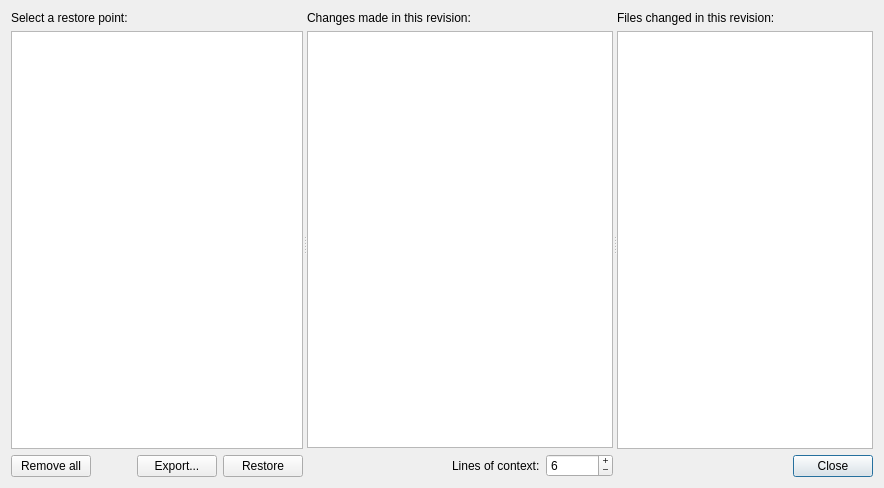
<?xml version="1.0" encoding="UTF-8"?>
<ui version="4.0">
 <class>ChangeHistory</class>
 <widget class="QWidget" name="ChangeHistory">
  <property name="geometry">
   <rect>
    <x>0</x>
    <y>0</y>
    <width>884</width>
    <height>488</height>
   </rect>
  </property>
  <property name="windowTitle">
   <string>Change History</string>
  </property>
  <layout class="QVBoxLayout" name="verticalLayout">
   <item>
    <widget class="QSplitter" name="splitter">
     <property name="orientation">
      <enum>Qt::Horizontal</enum>
     </property>
     <property name="childrenCollapsible">
      <bool>false</bool>
     </property>
     <widget class="QWidget" name="revsContainer" native="true">
      <layout class="QVBoxLayout" name="verticalLayout_2">
       <property name="sizeConstraint">
        <enum>QLayout::SetMinAndMaxSize</enum>
       </property>
       <property name="leftMargin">
        <number>0</number>
       </property>
       <property name="topMargin">
        <number>0</number>
       </property>
       <property name="rightMargin">
        <number>0</number>
       </property>
       <property name="bottomMargin">
        <number>0</number>
       </property>
       <item>
        <widget class="QLabel" name="directionsLabel">
         <property name="text">
          <string>Select a restore point:</string>
         </property>
        </widget>
       </item>
       <item>
        <widget class="QListWidget" name="revisionList">
         <property name="sizePolicy">
          <sizepolicy hsizetype="Preferred" vsizetype="Expanding">
           <horstretch>0</horstretch>
           <verstretch>0</verstretch>
          </sizepolicy>
         </property>
        </widget>
       </item>
       <item>
        <layout class="QHBoxLayout" name="revsButtonLayout">
         <item>
          <widget class="QPushButton" name="removeAllButton">
           <property name="sizePolicy">
            <sizepolicy hsizetype="Fixed" vsizetype="Fixed">
             <horstretch>0</horstretch>
             <verstretch>0</verstretch>
            </sizepolicy>
           </property>
           <property name="text">
            <string>Remove all</string>
           </property>
           <property name="autoDefault">
            <bool>false</bool>
           </property>
           <property name="default">
            <bool>false</bool>
           </property>
          </widget>
         </item>
         <item>
          <spacer name="buttonSpacer">
           <property name="orientation">
            <enum>Qt::Horizontal</enum>
           </property>
           <property name="sizeHint" stdset="0">
            <size>
             <width>40</width>
             <height>20</height>
            </size>
           </property>
          </spacer>
         </item>
         <item>
          <widget class="QPushButton" name="exportButton">
           <property name="sizePolicy">
            <sizepolicy hsizetype="Fixed" vsizetype="Fixed">
             <horstretch>0</horstretch>
             <verstretch>0</verstretch>
            </sizepolicy>
           </property>
           <property name="toolTip">
            <string>Export the project as it existed at the selected restore point</string>
           </property>
           <property name="text">
            <string>Export...</string>
           </property>
           <property name="autoDefault">
            <bool>false</bool>
           </property>
           <property name="default">
            <bool>false</bool>
           </property>
          </widget>
         </item>
         <item>
          <widget class="QPushButton" name="restoreButton">
           <property name="sizePolicy">
            <sizepolicy hsizetype="Fixed" vsizetype="Fixed">
             <horstretch>0</horstretch>
             <verstretch>0</verstretch>
            </sizepolicy>
           </property>
           <property name="text">
            <string>Restore</string>
           </property>
           <property name="autoDefault">
            <bool>false</bool>
           </property>
           <property name="default">
            <bool>false</bool>
           </property>
          </widget>
         </item>
        </layout>
       </item>
      </layout>
     </widget>
     <widget class="QWidget" name="diffContainer" native="true">
      <property name="sizePolicy">
       <sizepolicy hsizetype="Preferred" vsizetype="Preferred">
        <horstretch>1</horstretch>
        <verstretch>0</verstretch>
       </sizepolicy>
      </property>
      <layout class="QVBoxLayout" name="verticalLayout_3">
       <property name="leftMargin">
        <number>0</number>
       </property>
       <property name="topMargin">
        <number>0</number>
       </property>
       <property name="rightMargin">
        <number>0</number>
       </property>
       <property name="bottomMargin">
        <number>0</number>
       </property>
       <item>
        <widget class="QLabel" name="diffLabel">
         <property name="text">
          <string>Changes made in this revision:</string>
         </property>
        </widget>
       </item>
       <item>
        <widget class="QTextBrowser" name="diffText"/>
       </item>
       <item>
        <layout class="QHBoxLayout" name="contextLayout">
         <item>
          <spacer name="horizontalSpacer">
           <property name="orientation">
            <enum>Qt::Horizontal</enum>
           </property>
           <property name="sizeHint" stdset="0">
            <size>
             <width>40</width>
             <height>20</height>
            </size>
           </property>
          </spacer>
         </item>
         <item>
          <widget class="QLabel" name="contextLabel">
           <property name="text">
            <string>Lines of context:</string>
           </property>
          </widget>
         </item>
         <item>
          <widget class="QSpinBox" name="contextSpinBox">
           <property name="buttonSymbols">
            <enum>QAbstractSpinBox::PlusMinus</enum>
           </property>
           <property name="maximum">
            <number>999999</number>
           </property>
           <property name="value">
            <number>6</number>
           </property>
          </widget>
         </item>
        </layout>
       </item>
      </layout>
     </widget>
     <widget class="QWidget" name="diffFilesContainer" native="true">
      <layout class="QVBoxLayout" name="verticalLayout_4">
       <property name="leftMargin">
        <number>0</number>
       </property>
       <property name="topMargin">
        <number>0</number>
       </property>
       <property name="rightMargin">
        <number>0</number>
       </property>
       <property name="bottomMargin">
        <number>0</number>
       </property>
       <item>
        <widget class="QLabel" name="diffFilesLabel">
         <property name="text">
          <string>Files changed in this revision:</string>
         </property>
        </widget>
       </item>
       <item>
        <widget class="QListWidget" name="diffFilesList"/>
       </item>
       <item>
        <layout class="QHBoxLayout" name="closeButtonLayout">
         <item>
          <spacer name="closeButtonSpacer">
           <property name="orientation">
            <enum>Qt::Horizontal</enum>
           </property>
           <property name="sizeHint" stdset="0">
            <size>
             <width>40</width>
             <height>20</height>
            </size>
           </property>
          </spacer>
         </item>
         <item>
          <widget class="QPushButton" name="closeButton">
           <property name="sizePolicy">
            <sizepolicy hsizetype="Fixed" vsizetype="Fixed">
             <horstretch>0</horstretch>
             <verstretch>0</verstretch>
            </sizepolicy>
           </property>
           <property name="text">
            <string>Close</string>
           </property>
           <property name="autoDefault">
            <bool>true</bool>
           </property>
           <property name="default">
            <bool>true</bool>
           </property>
          </widget>
         </item>
        </layout>
       </item>
      </layout>
     </widget>
    </widget>
   </item>
  </layout>
 </widget>
 <resources/>
 <connections/>
</ui>
